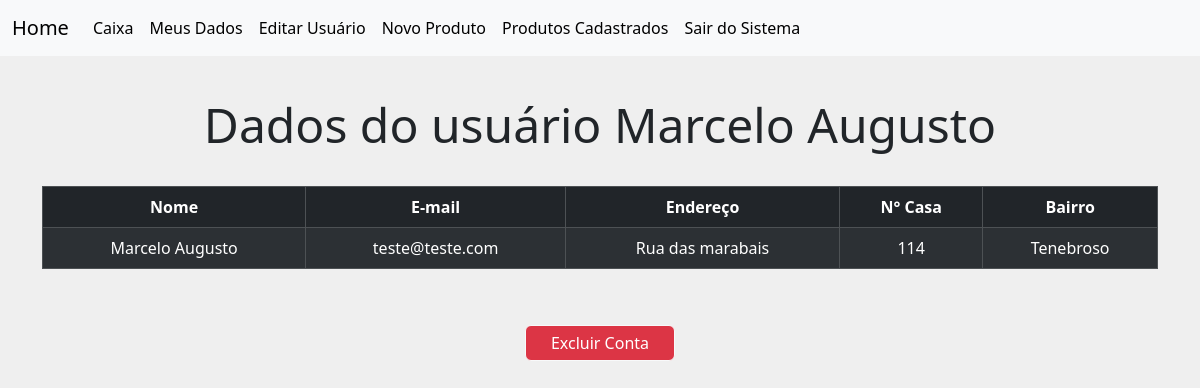
The page /dados_usuario/1 (signed in) on the database as committed earlier.
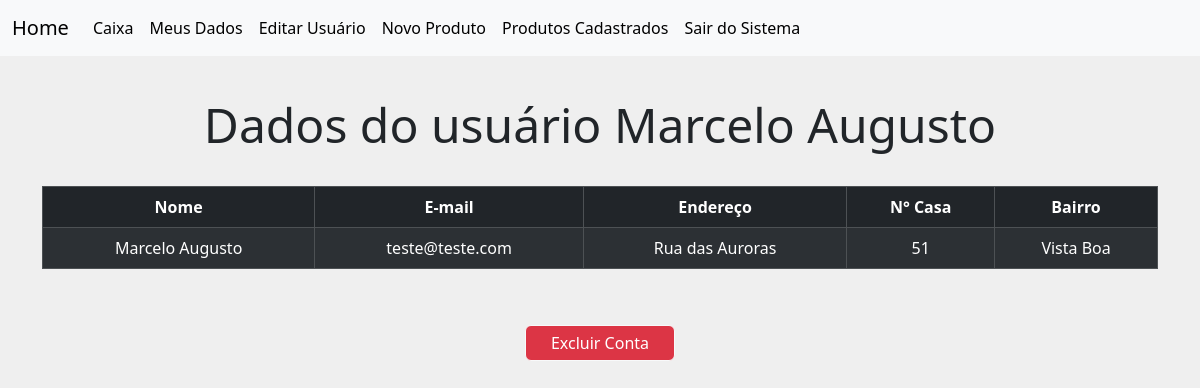
The same page on the database as committed later.
### models/modelos.py (models this page shows, shortened)
class Usuarios(db.Model, UserMixin):
    id = db.Column(db.Integer, primary_key=True)
    nome = db.Column(db.String(60), nullable=False)
    email = db.Column(db.String(60), nullable=False, unique=True)
    endereco = db.Column(db.String(100), nullable=False)
    numcasa = db.Column(db.Integer, nullable=False)
    bairro = db.Column(db.String(60), nullable=False)
    senha = db.Column(db.String(12), nullable=False)
    def verifica_senha(self, senha):
        return check_password_hash(self.senha, senha)
    '''def verifica_senha(self, chave):
        return check_password_hash(self.senha, chave)'''

### views.py (the view)
@app.route('/dados_usuario/<int:id>')
def dados_usuario(id):
    usuario = Usuarios.query.filter_by(id=id).first()
    return render_template('usuario.html',usuario=usuario)

### models/modelos.py (called while the page is built)
@login_manager.user_loader
def get_user(user_id):
    return Usuarios.query.filter_by(id=user_id).first()

### templates/usuario.html (shortened to what this page needs)
{% extends 'bases/base_logado.html' %}
{% block customCSS %}
<link rel="stylesheet" href="{{ url_for('static', filename='css/style_lista.css')}}">
{% endblock %}
{% block content %}
    <div class="container">
        <div class="page-header pai__tit">
            <h1 class="tit__principal">Dados do usuário {{usuario.nome}}</h1>
        </div>
        <table class="table table-dark table-striped table-responsive table-bordered tabela ">
            <thead class="thead-default">
                <tr>
                    <th>Nome</th>
                    <th>E-mail</th>
                    <th>Endereço</th>
                    <th>N° Casa</th>
                    <th>Bairro</th>
                </tr>
            </thead>
            <tbody>
                    <tr>
                        <td>{{usuario.nome}}</td>
                        <td>{{usuario.email}}</td>
                        <td>{{usuario.endereco}}</td>
                        <td>{{usuario.numcasa}}</td>
                        <td>{{usuario.bairro}}</td>
                    </tr>
            </tbody>
        </table>
        <div class="pai__botoes">
            <button type="button" class="btns btn btn-danger text-white border border-light" data-bs-toggle="modal" data-bs-target="#exampleModal">
                Excluir Conta
              </button>
        </div>
    </div>
{% endblock %}

Rows that differ between the two databases and show on the page:
changed Usuarios "Marcelo Augusto": endereco "Rua das marabais" → "Rua das Auroras"; numcasa "114" → "51"; bairro "Tenebroso" → "Vista Boa"
